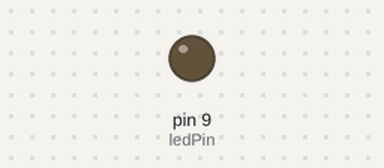
Bench run of a sketch on a simulated Arduino Uno, built with avr-gcc and run on an emulated ATmega328P. Parts: output pins drawn as LEDs (lit = HIGH).

Above: at 0.15 s.
At 16.14 s:
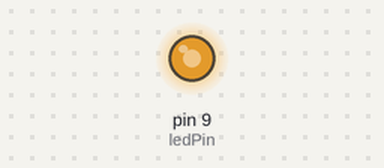
Timing chart, 0 to 16.0 s (numbered marks = the images above):
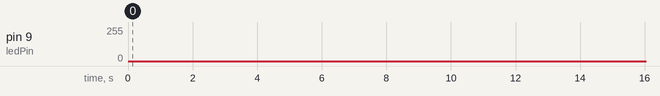

The sketch:

Fading.ino
```cpp
/*
  Fading
  dimmt eine LED langsam an und aus

  Dieses Beispiel aus dem Fritzing Creator Kit: www.fritzing.org/creator-kit.
*/

int ledPin = 9;                                                   // ledPin wird deklariert

void setup(){
  // die analoge Ausgabe muss nicht im Setup initialisiert werden
}

void loop(){
  for(int leuchtwert = 0; leuchtwert <= 255; leuchtwert++) {      // fadeValue wird in Fünferschritten hochgezählt
    analogWrite(ledPin, leuchtwert);                              // und als analoger Wert an die LED übertragen
    delay(2);                                                     // kurze Wartezeit
  }
  for(int leuchtwert = 255; leuchtwert >= 0; leuchtwert--) {      // fadeValue wird in Fünferschritten runtergezählt
    analogWrite(ledPin, leuchtwert);                              // und als analoger Wert an die LED übertragen
    delay(2);                                                     // kurze Wartezeit
  }
}
```
